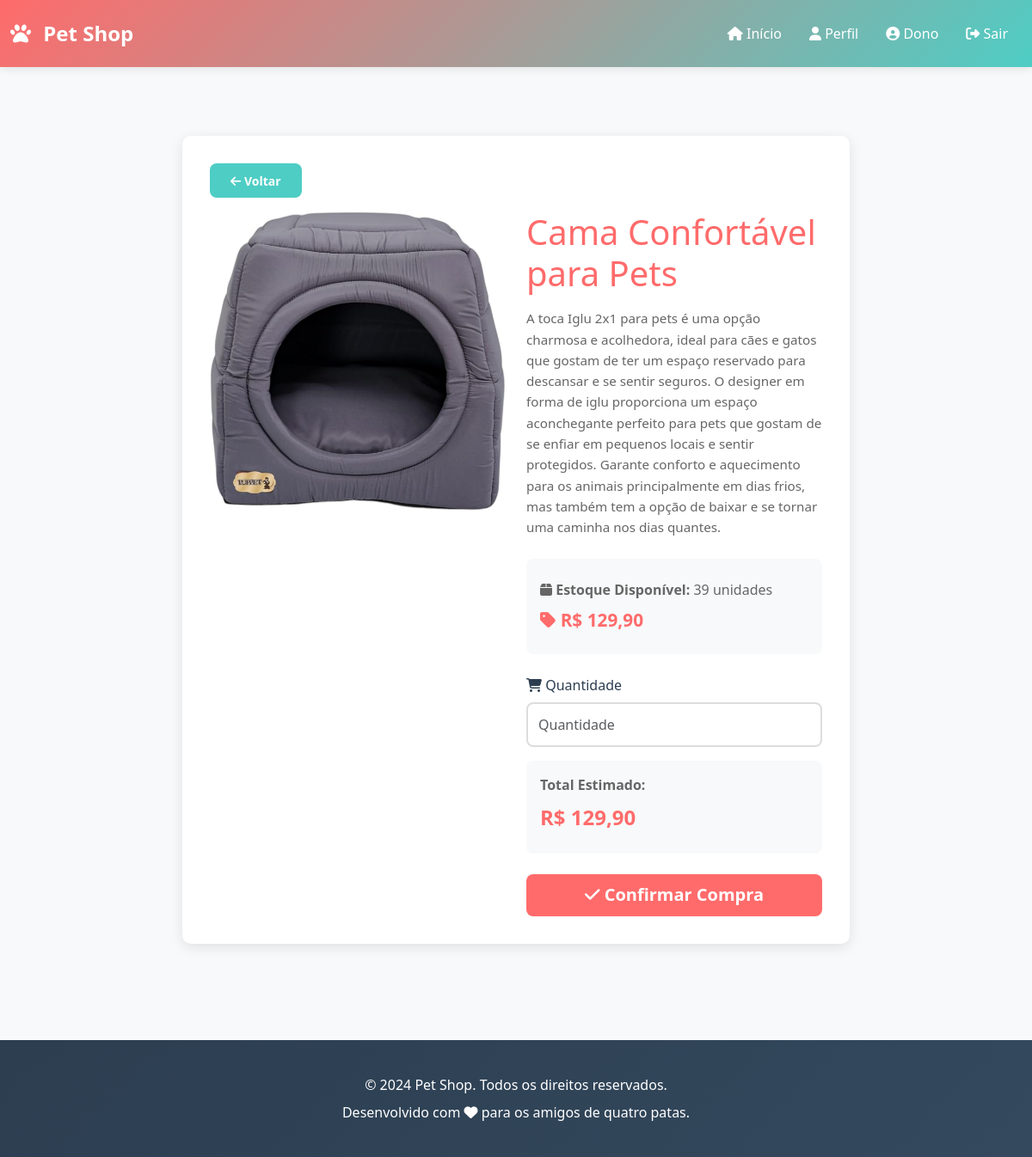
The app's page /comprar/3/ (signed in) with its own data.
### loja/models.py (models this page shows, shortened)
class Produto(models.Model):
    nome = models.CharField(max_length=200)
    estoque = models.IntegerField(default=0)
    preco = models.DecimalField(max_digits=10, decimal_places=2)
    descricao = models.TextField()
    foto = models.ImageField(upload_to='produtos/')
    criado_em = models.DateTimeField(auto_now_add=True)
    atualizado_em = models.DateTimeField(auto_now=True)

### loja/views.py (the view)
# urls.py: path('comprar/<int:produto_id>/', views.comprar, name='comprar'),
@require_http_methods(["GET", "POST"])
def comprar(request, produto_id):
    if not request.user.is_authenticated:
        return redirect('loja:login')
    produto = get_object_or_404(Produto, id=produto_id)
    if request.method == 'POST':
        form = PedidoForm(request.POST)
        if form.is_valid():
            quantidade = form.cleaned_data['quantidade']
            if quantidade > produto.estoque:
                messages.error(request, 'Quantidade solicitada maior que o estoque disponível.')
            else:
                total = produto.preco * quantidade
                pedido = Pedido.objects.create(
                    usuario=request.user,
                    produto=produto,
                    quantidade=quantidade,
                    total=total
                )
                produto.estoque -= quantidade
                produto.save()
                messages.success(request, 'Pedido realizado com sucesso!')
                return redirect('loja:perfil')
    else:
        form = PedidoForm()
    context = {
        'produto': produto,
        'form': form,
    }
    return render(request, 'loja/comprar.html', context)

### loja/forms.py
class PedidoForm(forms.ModelForm):
    quantidade = forms.IntegerField(
        min_value=1,
        widget=forms.NumberInput(attrs={
            'class': 'form-control',
            'placeholder': 'Quantidade',
            'type': 'number'
        })
    )
    class Meta:
        model = Pedido
        fields = ('quantidade',)

### templates/loja/comprar.html (shortened to what this page needs)
{% extends 'base.html' %}
{% block content %}
<div class="container">
    <div class="row justify-content-center">
        <div class="col-md-8">
            <div style="background: white; padding: 2rem; border-radius: 10px; box-shadow: 0 4px 15px rgba(0, 0, 0, 0.1); margin: 2rem 0;">
                <a href="{% url 'loja:index' %}" class="btn btn-secondary btn-sm mb-3">
                    <i class="fas fa-arrow-left"></i> Voltar
                </a>
                <div class="row">
                    <div class="col-md-6">
                        {% if produto.foto %}
                            <img src="{{ produto.foto.url }}" alt="{{ produto.nome }}" style="width: 100%; border-radius: 10px; margin-bottom: 1rem;">
                        {% else %}
                            <div style="background: linear-gradient(135deg, #FF6B6B 0%, #4ECDC4 100%); width: 100%; height: 300px; border-radius: 10px; display: flex; align-items: center; justify-content: center; margin-bottom: 1rem;">
                                <i class="fas fa-image" style="font-size: 4rem; color: white;"></i>
                            </div>
                        {% endif %}
                    </div>
                    <div class="col-md-6">
                        <h1 style="color: var(--primary-color); margin-bottom: 1rem;">{{ produto.nome }}</h1>
                        <p style="color: #666; font-size: 0.95rem; line-height: 1.6; margin-bottom: 1.5rem;">
                            {{ produto.descricao }}
                        </p>
                        <div style="background: #f8f9fa; padding: 1rem; border-radius: 8px; margin-bottom: 1.5rem;">
                            <p style="margin: 0.5rem 0; color: #666;">
                                <strong><i class="fas fa-box"></i> Estoque Disponível:</strong> {{ produto.estoque }} unidades
                            </p>
                            <p style="margin: 0.5rem 0; color: var(--primary-color); font-size: 1.3rem; font-weight: bold;">
                                <i class="fas fa-tag"></i> R$ {{ produto.preco|floatformat:2 }}
                            </p>
                        </div>
                        <form method="post" novalidate>
                            <div class="mb-3">
                                <label for="{{ form.quantidade.id_for_label }}" class="form-label">
                                    <i class="fas fa-shopping-cart"></i> Quantidade
                                </label>
                                {{ form.quantidade }}
                            </div>
                            <div style="background: #f8f9fa; padding: 1rem; border-radius: 8px; margin-bottom: 1.5rem;">
                                <p style="margin: 0; color: #666;">
                                    <strong>Total Estimado:</strong>
                                </p>
                                <p style="margin: 0.5rem 0; color: var(--primary-color); font-size: 1.5rem; font-weight: bold;">
                                    R$ <span id="total">{{ produto.preco|floatformat:2 }}</span>
                                </p>
                            </div>
                            <button type="submit" class="btn btn-primary btn-lg w-100">
                                <i class="fas fa-check"></i> Confirmar Compra
                            </button>
                        </form>
                    </div>
                </div>
            </div>
        </div>
    </div>
</div>
{% endblock %}

### templates/base.html (shortened to what this page needs)
<!DOCTYPE html>
<html lang="pt-BR">
<head>
    <link href="https://cdn.jsdelivr.net/npm/bootstrap@5.3.0/dist/css/bootstrap.min.css" rel="stylesheet">
    <link rel="stylesheet" href="https://cdnjs.cloudflare.com/ajax/libs/font-awesome/6.4.0/css/all.min.css">
</head>
<body>
    <nav class="navbar navbar-expand-lg navbar-dark">
        <div class="container">
            <a class="navbar-brand" href="{% url 'loja:index' %}">
                <i class="fas fa-paw"></i> Pet Shop
            </a>
            <div class="collapse navbar-collapse" id="navbarNav">
                <ul class="navbar-nav ms-auto">
                    <li class="nav-item">
                        <a class="nav-link" href="{% url 'loja:index' %}">
                            <i class="fas fa-home"></i> Início
                        </a>
                    </li>
                    {% if user.is_authenticated %}
                        <li class="nav-item">
                            <a class="nav-link" href="{% url 'loja:perfil' %}">
                                <i class="fas fa-user"></i> Perfil
                            </a>
                        </li>
                        <li class="nav-item">
                            <span class="nav-link" style="cursor: default;">
                                <i class="fas fa-user-circle"></i> {{ user.username }}
                            </span>
                        </li>
                        <li class="nav-item">
                            <a class="nav-link" href="{% url 'loja:logout' %}">
                                <i class="fas fa-sign-out-alt"></i> Sair
                            </a>
                        </li>
                    {% endif %}
                </ul>
            </div>
        </div>
    </nav>
    <main>
        {% block content %}{% endblock %}
    </main>
    <footer>
        <div class="container">
            <p>&copy; 2024 Pet Shop. Todos os direitos reservados.</p>
            <p>Desenvolvido com <i class="fas fa-heart"></i> para os amigos de quatro patas.</p>
        </div>
    </footer>
</body>
</html>

### templates/base.html (style rules this page uses)
:root { --primary-color: #FF6B6B; --secondary-color: #4ECDC4; --dark-color: #2C3E50; --light-color: #ECF0F1; }
* { margin: 0; padding: 0; box-sizing: border-box; }
body { font-family: 'Segoe UI', Tahoma, Geneva, Verdana, sans-serif; background-color: #f8f9fa; color: var(--dark-color); }
.navbar { background: linear-gradient(135deg, var(--primary-color) 0%, var(--secondary-color) 100%); box-shadow: 0 2px 10px rgba(0, 0, 0, 0.1); padding: 1rem 0; }
.navbar-brand { font-size: 1.5rem; font-weight: bold; color: white !important; }
.navbar-brand i { margin-right: 0.5rem; }
.nav-link { color: white !important; margin: 0 0.5rem; transition: all 0.3s ease; }
main { min-height: calc(100vh - 200px); padding: 2rem 0; }
.container { max-width: 1200px; }
.btn { border-radius: 8px; padding: 0.6rem 1.5rem; font-weight: 600; transition: all 0.3s ease; border: none; }
.btn-primary { background-color: var(--primary-color); color: white; }
.btn-secondary { background-color: var(--secondary-color); color: white; }
.form-control { border-radius: 8px; border: 2px solid #ddd; padding: 0.75rem; transition: all 0.3s ease; }
footer { background: linear-gradient(135deg, var(--dark-color) 0%, #34495e 100%); color: white; padding: 2rem 0; margin-top: 3rem; text-align: center; }
footer p { margin: 0.5rem 0; }

### records on screen
Produto: foto (picture), nome "Cama Confortável para Pets", descricao "A toca Iglu 2x1 para pets é uma opção charmosa e acolhedora, ideal para cães e gatos que gostam de ter um espaço reservado para descansar e se sentir seguros. O designer em forma de iglu proporciona um espaço aconchegante perfeito para pets que gostam de se enfiar em pequenos locais e sentir protegidos. Garante conforto e aquecimento para os animais principalmente em dias frios, mas também tem a opção de baixar e se tornar uma caminha nos dias quantes.", estoque "39", preco "129,90"

### other values on screen
{{ user.username }} "Dono"
